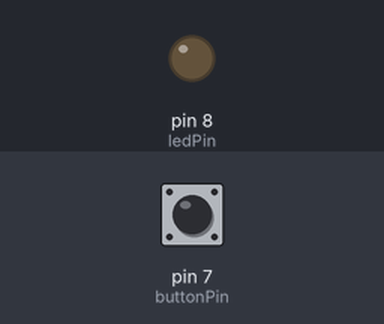
The sketch below on a simulated Arduino Uno, built with avr-gcc and run on an emulated ATmega328P. On the bench: output pins drawn as LEDs (lit = HIGH). The test bench sets the inputs (shaded band); at power-on: pin 7 (buttonPin) HIGH.

Above: at 1.2 s.
1.3 s: pin 7 (buttonPin) pulled LOW for 0.15 s
At 2.5 s:
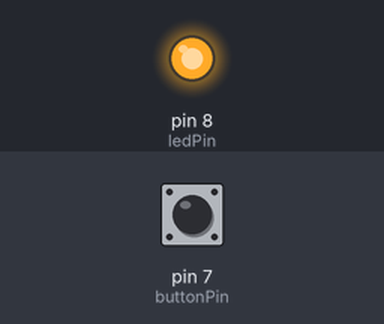
2.9 s: pin 7 (buttonPin) pulled LOW for 1 s
At 3.9 s:
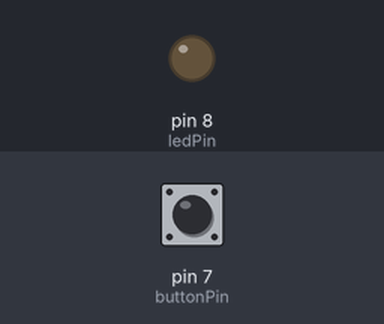
5.4 s: pin 7 (buttonPin) pulled LOW for 3.2 s
At 5.8 s:
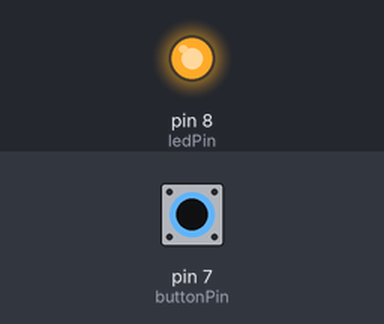
Timing chart, 0 to 8.4 s (numbered marks = the images above; inputs shaded):
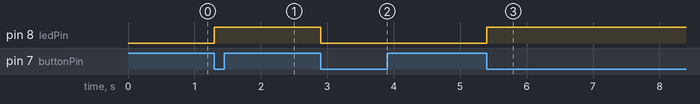

Measured:
- after the input at 1.3 s, pin 8 (ledPin): LOW → HIGH at once
- after the input at 2.9 s, pin 8 (ledPin): HIGH → LOW at once
- after the input at 5.4 s, pin 8 (ledPin): LOW → HIGH at once

The sketch:

ToggleLed.ino
```cpp
#define ledPin 8
#define buttonPin 7

int lastButtonState;
int ledState = LOW;
unsigned long lastTimeButtonStateChanged = millis();
unsigned long debounceDuration = 50;//millis
void setup() {
  // put your setup code here, to run once:

  pinMode(ledPin,OUTPUT);
  pinMode(buttonPin,INPUT);
}

void loop() {
  // put your main code here, to run repeatedly:
  if(millis()-lastTimeButtonStateChanged >= debounceDuration)
  {
    int buttonState= digitalRead(buttonPin);
    if(buttonState != lastButtonState)
    {
      lastButtonState=buttonState;
      lastTimeButtonStateChanged= millis();

      if(buttonState == LOW)
      {
        if(ledState == HIGH)
        {
          ledState=LOW;
        }
        else
        {
          ledState = HIGH;
        }
        digitalWrite(ledPin, ledState);
      }

    }
  }

}
```
